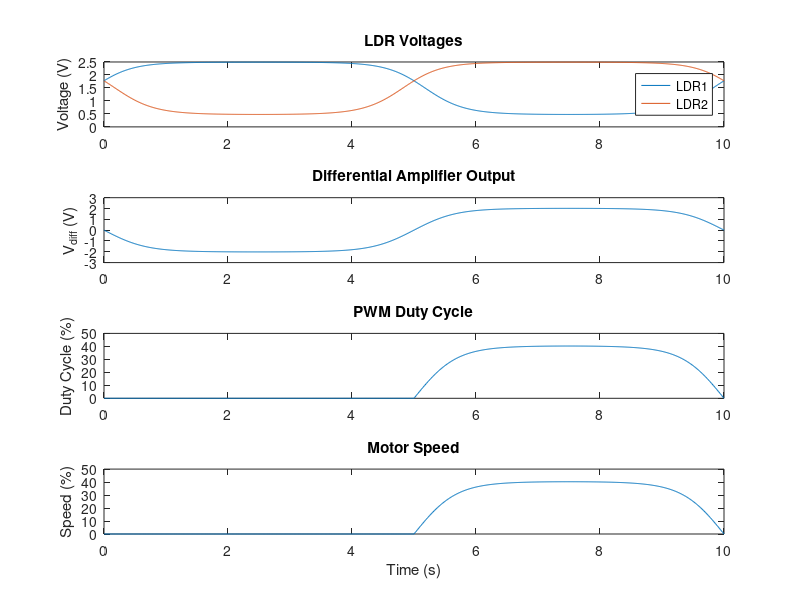

Write the MATLAB code that produced this figure.
% Solar Tracker Simulation
% Developed for CSE 271s - Single-Axis Solar Tracking System

clc;
clear;

% --- Load predefined light motion data (if available) ---
load('V.mat'); % This file contains light position data (assumed)

% --- Time vector ---
t = 0:0.01:10; % 10 seconds simulation

% --- Simulated light source motion (if V is not defined) ---
if ~exist('V', 'var')
    V = sin(2 * pi * 0.1 * t); % sinusoidal light movement
end

% --- Distance to resistance mapping (sigmoid approximation) ---
% Assuming resistance range: 1kΩ (close) to 10kΩ (far)
resistance = 1e3 + 9e3 ./ (1 + exp(-5 * V)); % Sigmoid behavior

% --- LDR Voltage Divider Simulation ---
% Vout = Vcc * R_LDR / (R_fixed + R_LDR)
Vcc = 5;
R_fixed = 10e3; % 10kΩ
V_LDR = Vcc .* resistance ./ (R_fixed + resistance);

% --- Differential amplifier stage ---
% Vdiff = V_LDR2 - V_LDR1 (simulate two opposite LDRs)
V_LDR1 = V_LDR;
V_LDR2 = flip(V_LDR); % simulate inverse behavior
V_diff = V_LDR2 - V_LDR1;

% --- Super diode (only allow positive values) ---
V_positive = max(V_diff, 0);

% --- PWM generation using duty cycle modulation ---
% Map V_positive (0 to ~5V) -> duty cycle (0% to 100%)
duty_cycle = min(max(V_positive / 5, 0), 1); % normalize

% --- PWM signal creation ---
fs = 144;  % 144 Hz PWM frequency
Ts = 1 / fs;
pwm_signal = zeros(size(t));
for i = 1:length(t)
    pwm_signal(i) = square(2 * pi * fs * t(i), duty_cycle(i) * 100);
end

% --- Motor speed approximation (simplified DC motor model) ---
% Motor speed is proportional to duty cycle
motor_speed = duty_cycle * 100; % speed in %

% --- Plotting Results ---
figure;
subplot(4,1,1);
plot(t, V_LDR1, t, V_LDR2);
title('LDR Voltages');
legend('LDR1', 'LDR2');
ylabel('Voltage (V)');

subplot(4,1,2);
plot(t, V_diff);
title('Differential Amplifier Output');
ylabel('V_{diff} (V)');

subplot(4,1,3);
plot(t, duty_cycle * 100);
title('PWM Duty Cycle');
ylabel('Duty Cycle (%)');

subplot(4,1,4);
plot(t, motor_speed);
title('Motor Speed');
xlabel('Time (s)');
ylabel('Speed (%)');
